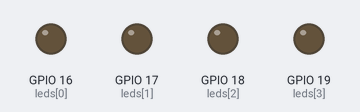
Bench run of a program on a simulated ESP32 board running MicroPython. On the bench: output pins drawn as LEDs (lit = HIGH).

Above: at 0.15 s.
At 1.35 s:
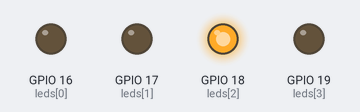
At 2.85 s:
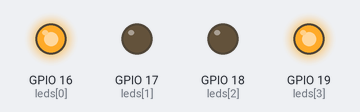
At 5.55 s:
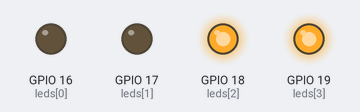
At 8.25 s:
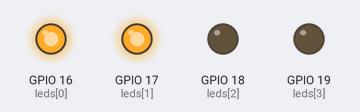
At 11.25 s:
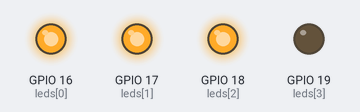
Timing chart, 0 to 11.7 s (numbered marks = the images above):
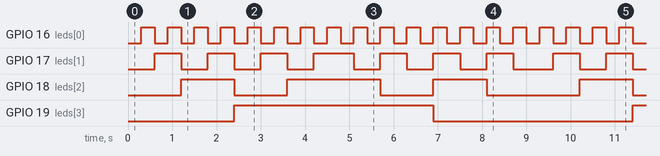

The program:

lab1_5.py
```python
from machine import Pin
import time

led_pins = [16, 17, 18, 19]

leds = [Pin(p, Pin.OUT) for p in led_pins]

delay = 300

def show_pattern(value):
    for bit in range(4):
        bit_value = (value >> bit) & 1
        leds[bit].value(bit_value)

while True:
    for v in range(0, 16):
        show_pattern(v)
        time.sleep_ms(delay)

    for v in range(14, 0, -1):
        show_pattern(v)
        time.sleep_ms(delay)
```

Measured:
- by itself, GPIO 16 (leds[0]): alternates HIGH for 0.30 s and LOW for 0.30 s
- by itself, GPIO 18 (leds[2]): repeats every 9.0 s: LOW 1.2 s, HIGH 2.1 s, LOW 1.2 s, HIGH 1.2 s, LOW 2.1 s, HIGH 1.2 s
- by itself, GPIO 19 (leds[3]): alternates HIGH for 4.5 s and LOW for 4.5 s
- by itself, GPIO 17 (leds[1]): repeats every 9.0 s: 2 × (LOW 0.60 s, HIGH 0.60 s), LOW 0.60 s, HIGH 0.90 s, 3 × (LOW 0.60 s, HIGH 0.60 s), LOW 0.90 s, HIGH 0.60 s
